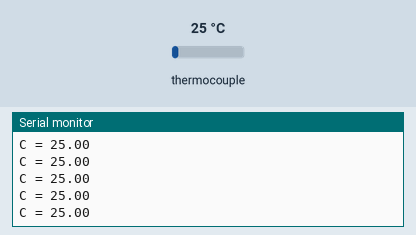
Bench run of a sketch on a simulated Arduino Leonardo, built with avr-gcc and run on an emulated ATmega32U4. On the bench: the last lines printed to the serial monitor. Inputs (shaded band) come from the test bench; at power-on: thermocouple 25 °C.

Above: at 1.7 s.
1.8 s: thermocouple set to 6 °C
At 1.83 s:
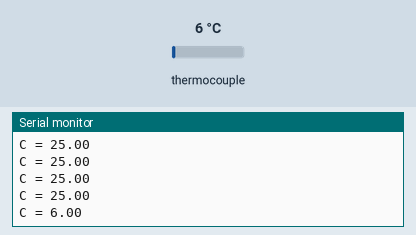
3.3 s: thermocouple set to 75 °C
At 3.34 s:
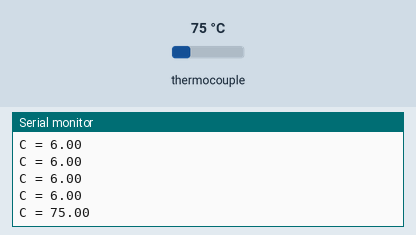
Timing chart, 0 to 6.3 s (numbered marks = the images above; inputs shaded):
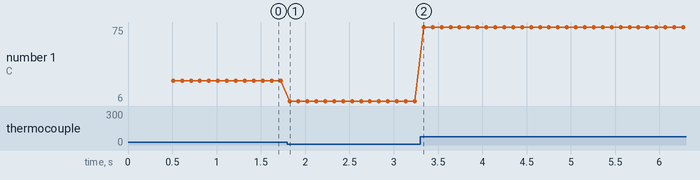

Measured:
- after the input at 1.8 s, the serial monitor: prints a new line at once (image 1)
- after the input at 3.3 s, the serial monitor: prints a new line at once (image 2)
- plotted number 1: 25 → 6 after the input at 1.8 s, 6 → 75 after the input at 3.3 s

The sketch:

Temperature.ino
```cpp
#include <SPI.h>
#include "Adafruit_MAX31855.h"

#define MAXDO 24
#define MAXCS 43
#define MAXCLK 22
#define PERIOD 100

Adafruit_MAX31855 thermocouple(MAXCLK, MAXCS, MAXDO);
unsigned long last_run_time = 0;

void setup() {
  while (!Serial); // wait for Serial on Leonardo/Zero, etc
  Serial.begin(9600);
  delay (500); // wait for MAX chip to stabilize
}

void loop() {
  if (millis () > last_run_time + PERIOD) {
    last_run_time = millis ();
    //error message
    if (isnan(getTemperatureCelsius())) {
      Serial.println ("Something wrong with thermocouple !");
    }
    else {
      Serial.print("C = ");
      double CTemp = getTemperatureCelsius ();
      Serial.println(CTemp);
    }
  }
}

double getInternalTemperature () {
  return thermocouple.readInternal ();
}

double getTemperatureCelsius () {
  return thermocouple.readCelsius();
}
```
